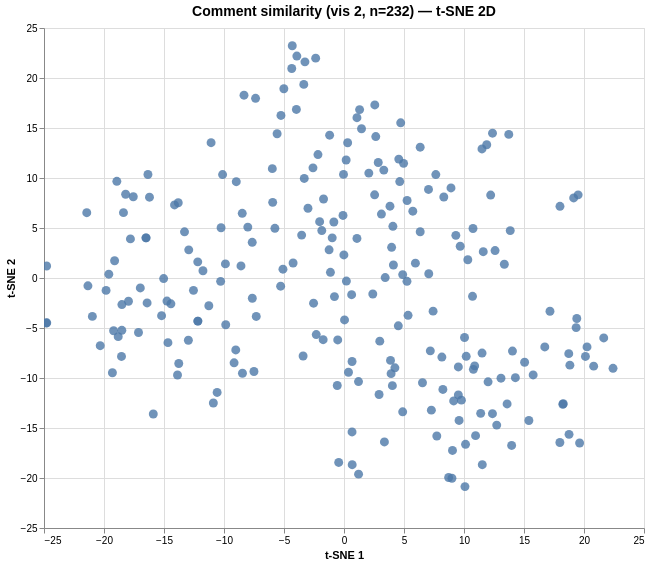

Source (Vega-Lite JSON):
### Vega specification from a JSON file in a GitHub repository (floating-point values rounded to 4 significant figures; data arrays with more than 128 entries replaced by an {"elided": "..."} marker saying what was removed)
{"$schema": "https://vega.github.io/schema/vega/v6.json", "data": [{"name": "param_1e9efca18e7a2868_store"}, {"name": "source_0", "values": {"elided": "232 records"}}, {"name": "source_0_x_domain_dim_1", "values": [{"min": -24.81, "max": 22.42}]}, {"name": "source_0_y_domain_dim_2", "values": [{"min": -20.86, "max": 23.23}]}], "signals": [{"name": "unit", "value": {}, "on": [{"events": "pointermove", "update": "isTuple(group()) ? group() : unit"}]}, {"name": "param_1e9efca18e7a2868", "update": "vlSelectionResolve(\"param_1e9efca18e7a2868_store\", \"union\")"}, {"name": "param_1e9efca18e7a2868_dim_1", "on": [{"events": [{"source": "view", "type": "dblclick"}], "update": "null"}, {"events": {"signal": "param_1e9efca18e7a2868_translate_delta"}, "update": "panLinear(param_1e9efca18e7a2868_translate_anchor.extent_x, -param_1e9efca18e7a2868_translate_delta.x / width)"}, {"events": {"signal": "param_1e9efca18e7a2868_zoom_delta"}, "update": "zoomLinear(domain(\"x\"), param_1e9efca18e7a2868_zoom_anchor.x, param_1e9efca18e7a2868_zoom_delta)"}]}, {"name": "param_1e9efca18e7a2868_dim_2", "on": [{"events": [{"source": "view", "type": "dblclick"}], "update": "null"}, {"events": {"signal": "param_1e9efca18e7a2868_translate_delta"}, "update": "panLinear(param_1e9efca18e7a2868_translate_anchor.extent_y, param_1e9efca18e7a2868_translate_delta.y / height)"}, {"events": {"signal": "param_1e9efca18e7a2868_zoom_delta"}, "update": "zoomLinear(domain(\"y\"), param_1e9efca18e7a2868_zoom_anchor.y, param_1e9efca18e7a2868_zoom_delta)"}]}, {"name": "param_1e9efca18e7a2868_tuple", "on": [{"events": [{"signal": "param_1e9efca18e7a2868_dim_1 || param_1e9efca18e7a2868_dim_2"}], "update": "param_1e9efca18e7a2868_dim_1 && param_1e9efca18e7a2868_dim_2 ? {unit: \"\", fields: param_1e9efca18e7a2868_tuple_fields, values: [param_1e9efca18e7a2868_dim_1,param_1e9efca18e7a2868_dim_2]} : null"}]}, {"name": "param_1e9efca18e7a2868_tuple_fields", "value": [{"field": "dim_1", "channel": "x", "type": "R"}, {"field": "dim_2", "channel": "y", "type": "R"}]}, {"name": "param_1e9efca18e7a2868_translate_anchor", "value": {}, "on": [{"events": [{"source": "scope", "type": "pointerdown"}], "update": "{x: x(unit), y: y(unit), extent_x: domain(\"x\"), extent_y: domain(\"y\")}"}]}, {"name": "param_1e9efca18e7a2868_translate_delta", "value": {}, "on": [{"events": [{"source": "window", "between": [{"source": "scope", "type": "pointerdown"}, {"source": "window", "type": "pointerup"}], "consume": true, "type": "pointermove"}], "update": "{x: param_1e9efca18e7a2868_translate_anchor.x - x(unit), y: param_1e9efca18e7a2868_translate_anchor.y - y(unit)}"}]}, {"name": "param_1e9efca18e7a2868_zoom_anchor", "on": [{"events": [{"source": "scope", "type": "wheel", "consume": true}], "update": "{x: invert(\"x\", x(unit)), y: invert(\"y\", y(unit))}"}]}, {"name": "param_1e9efca18e7a2868_zoom_delta", "on": [{"events": [{"source": "scope", "type": "wheel", "consume": true}], "update": "pow(1.001, event.deltaY * pow(16, event.deltaMode))", "force": true}]}, {"name": "param_1e9efca18e7a2868_modify", "on": [{"events": {"signal": "param_1e9efca18e7a2868_tuple"}, "update": "modify(\"param_1e9efca18e7a2868_store\", param_1e9efca18e7a2868_tuple, true)"}]}], "marks": [{"type": "symbol", "name": "marks", "from": {"data": "source_0"}, "encode": {"update": {"opacity": {"value": 0.8}, "size": {"value": 80}, "fill": {"value": "#4c78a8"}, "x": {"field": "dim_1", "scale": "x"}, "y": {"field": "dim_2", "scale": "y"}, "shape": {"value": "circle"}, "tooltip": {"signal": "{\"Comment #\": format(datum[\"index\"], \"\"), \"Comment\": isValid(datum[\"comment\"]) ? datum[\"comment\"] : \"\"+datum[\"comment\"]}"}}}, "style": ["circle"], "interactive": true, "clip": true}], "scales": [{"name": "x", "type": "linear", "domain": [{"signal": "(data(\"source_0_x_domain_dim_1\")[0] || {}).min"}, {"signal": "(data(\"source_0_x_domain_dim_1\")[0] || {}).max"}], "range": [0, {"signal": "width"}], "zero": true, "domainRaw": {"signal": "param_1e9efca18e7a2868[\"dim_1\"]"}, "nice": true}, {"name": "y", "type": "linear", "domain": [{"signal": "(data(\"source_0_y_domain_dim_2\")[0] || {}).min"}, {"signal": "(data(\"source_0_y_domain_dim_2\")[0] || {}).max"}], "range": [{"signal": "height"}, 0], "zero": true, "nice": true, "domainRaw": {"signal": "param_1e9efca18e7a2868[\"dim_2\"]"}}], "axes": [{"scale": "x", "ticks": false, "labels": false, "minExtent": 0, "domain": false, "aria": false, "gridScale": "y", "orient": "bottom", "maxExtent": 0, "zindex": 0, "grid": true, "tickCount": {"signal": "ceil(width/40)"}}, {"scale": "y", "ticks": false, "labels": false, "aria": false, "zindex": 0, "orient": "left", "grid": true, "gridScale": "x", "minExtent": 0, "domain": false, "tickCount": {"signal": "ceil(height/40)"}, "maxExtent": 0}, {"scale": "x", "tickCount": {"signal": "ceil(width/40)"}, "zindex": 0, "labelOverlap": true, "orient": "bottom", "title": "t-SNE 1", "grid": false, "labelFlush": true}, {"scale": "y", "zindex": 0, "title": "t-SNE 2", "orient": "left", "grid": false, "tickCount": {"signal": "ceil(height/40)"}, "labelOverlap": true}], "title": {"text": "Comment similarity (vis 2, n=232) — t-SNE 2D", "fontSize": 14, "frame": "group"}, "style": "cell", "padding": 5, "width": 600, "background": "white", "height": 500}
